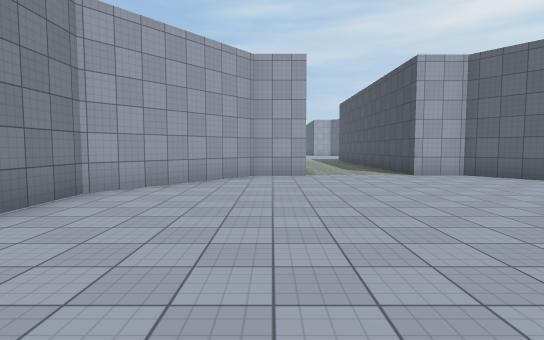
View 1 (above)

13 first-person views from a walk through a Unity game level. The camera is 1.5 m above the floor, tilts 4° down and sees 80° across. The floor is counted in squares, 2 m on a side. Each view is taken from the middle of a square. On the plan, view 1 faces up. The plan holds only what a view shows up to about 11 squares ahead; the rest is blank. The place goes on beyond the plan. Surface patterns are stand-ins for the level's own textures.

View 2
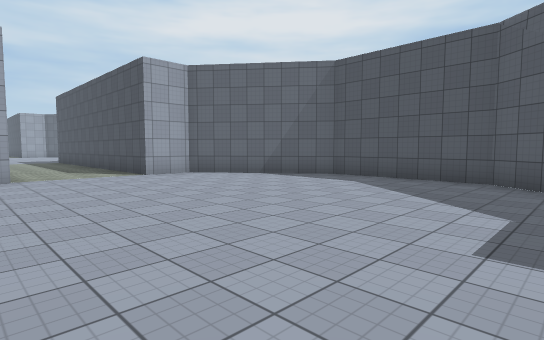

View 3
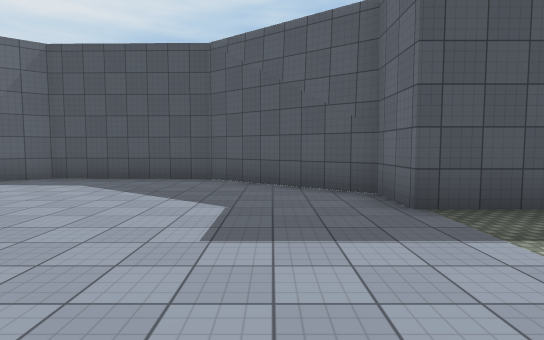

View 4
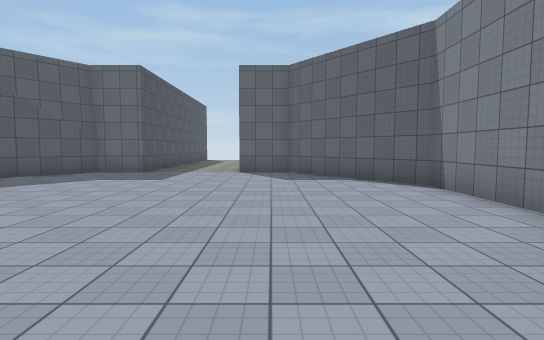

View 5
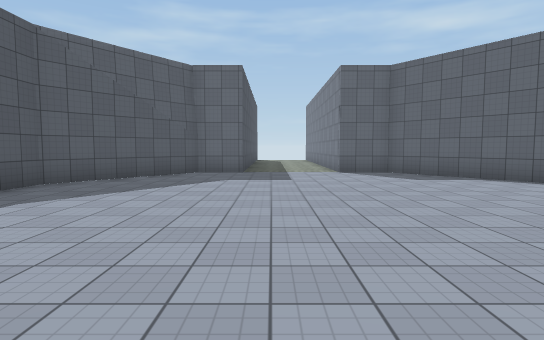

View 6
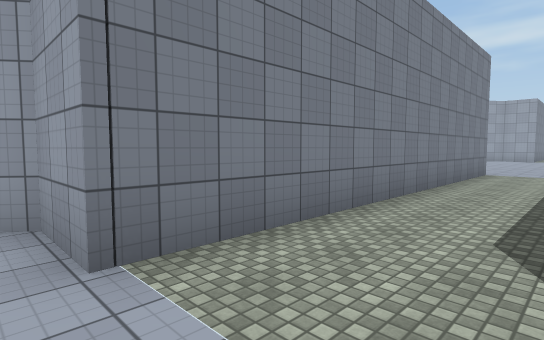

View 7
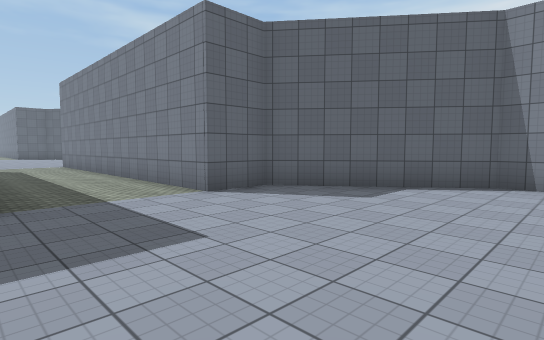

View 8
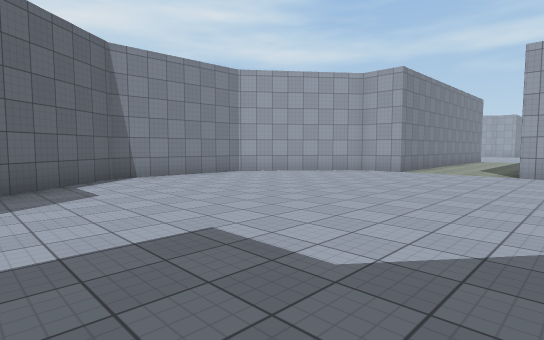

View 9
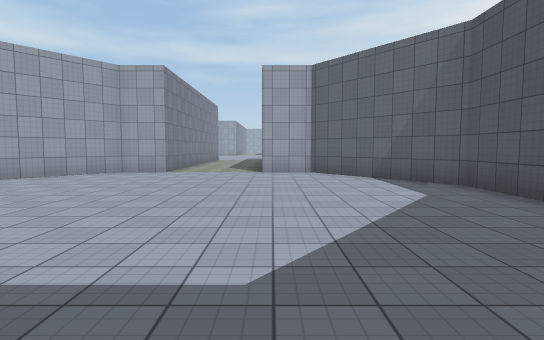

View 10
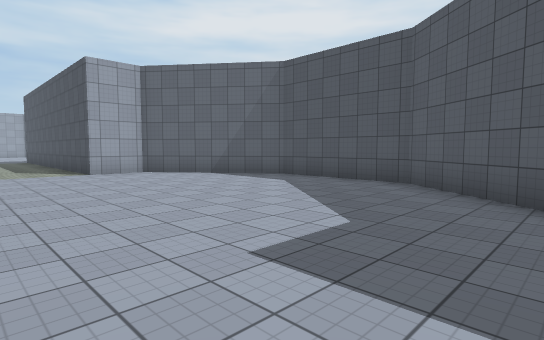

View 11
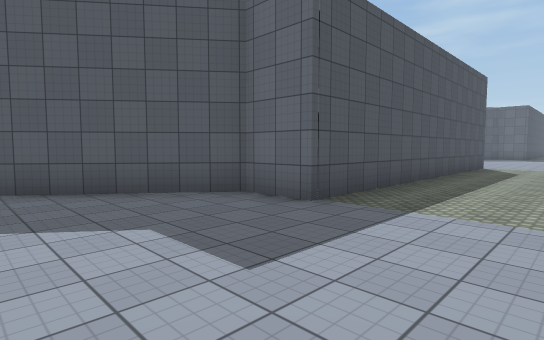

View 12
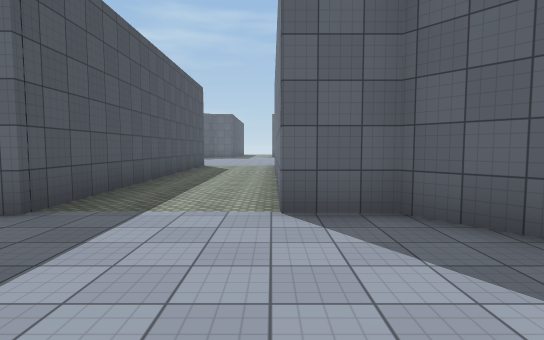

View 13
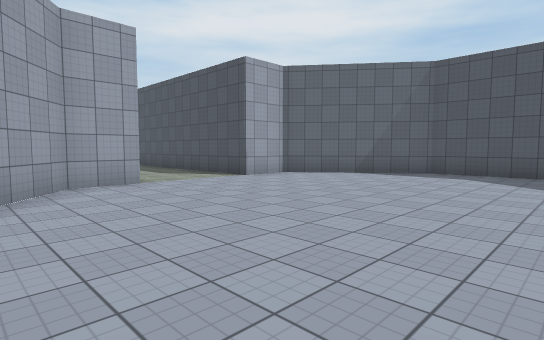

### Floor plan
Points are (right, up) in squares from view 1. A wall is a line through its corners. A room is listed if a view was taken in it or the views show most of it. See-through windows are left out.
Room 1 (views 1, 2, 3, 4, 5, 6)
walls: (0.9, 8.6) (-0.5, 8.6) (-3.1, 5.2) (-3.1, 1.7) (-0.5, -1.7) (0.9, -1.7) (0.9, -3); (3.8, -3.4) (3.8, -1.7) (5.2, -1.7) (7.7, 1.5) (7.8, 5.2) (5.2, 8.6) (3.8, 8.6)
ways out: opening at (2.5, 8.5) to room 2
Room 2 (views 7, 8, 9, 10, 11, 12, 13)
walls: (-3.1, 21.8) (-0.4, 18.3) (0.9, 18.3) (0.9, 8.6); (0.9, 30.5) (0.9, 28.7) (-0.5, 28.7) (-2.9, 25.6) (-2.9, 21.6); (3.8, 8.6) (3.8, 18.3) (5.1, 18.3) (7.8, 21.8) (7.8, 25.3) (5.2, 28.7) (3.8, 28.7) (3.8, 30.5)
ways out: opening at (2.5, 8.5) to room 1

Positions as (right, up) in squares from view 1, and headings:
1: (0, 0), facing up
2: (0, 0), facing up-right
3: (0, 0), facing right
4: (0, 8), facing down
5: (3, 8), facing down
6: (3, 8), facing up-left
7: (4, 23), facing down-left
8: (5, 19), facing up-left
9: (4, 19), facing up
10: (1, 19), facing up-right
11: (1, 22), facing down-right
12: (1, 22), facing down
13: (-2, 22), facing up-right
